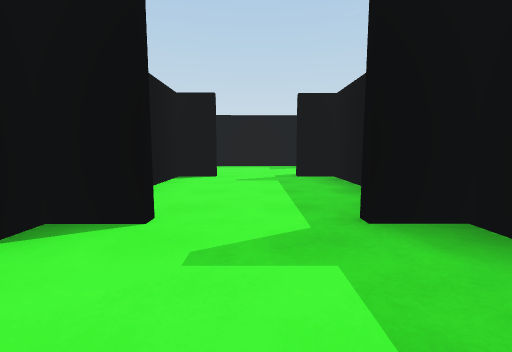
View 1 (above)

24 first-person views from a walk through a scene from a Unity 3-D project. The camera is 1.2 m above the floor, tilts 6° down and sees 90° across. The floor is counted in squares, 2.4 m on a side. Each view is taken from the middle of a square. On the plan, view 1 faces up. The plan holds only what a view shows up to about 9 squares ahead; the rest is blank. The place goes on beyond the plan. The player character is not drawn. Some animated figures are left out. Surface patterns are stand-ins for the level's own textures.

View 2
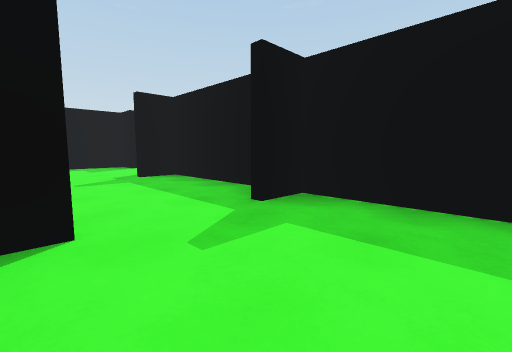

View 3
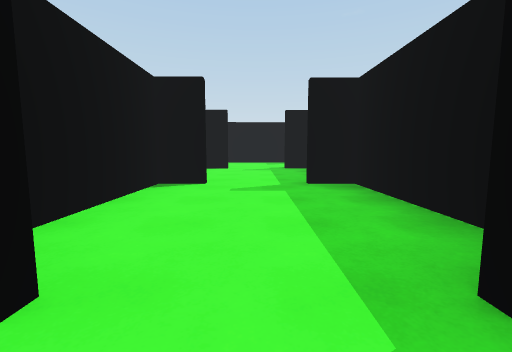

View 4
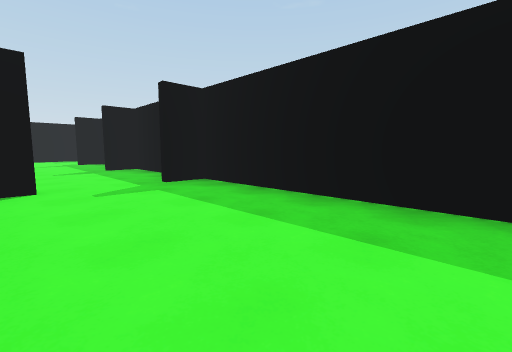

View 5
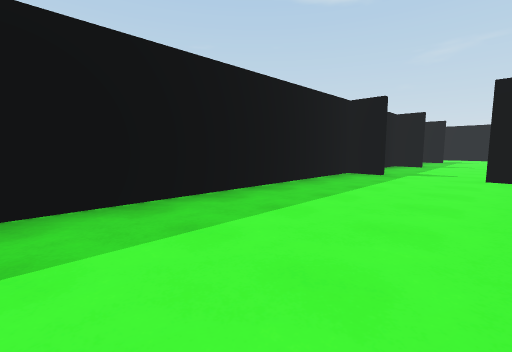

View 6
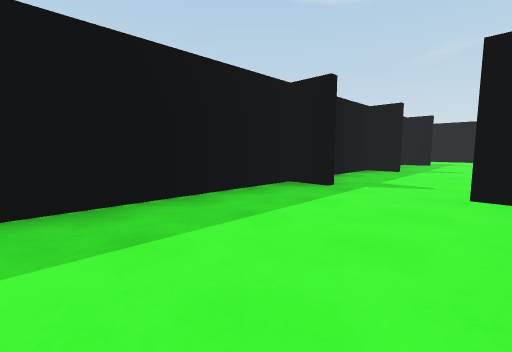

View 7
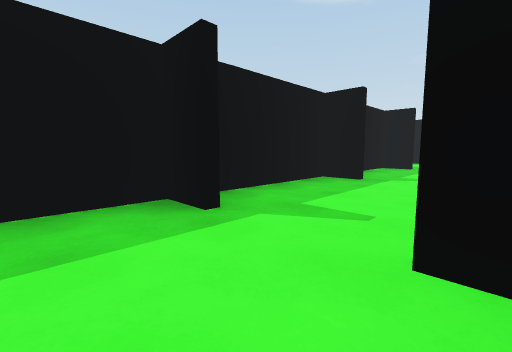

View 8
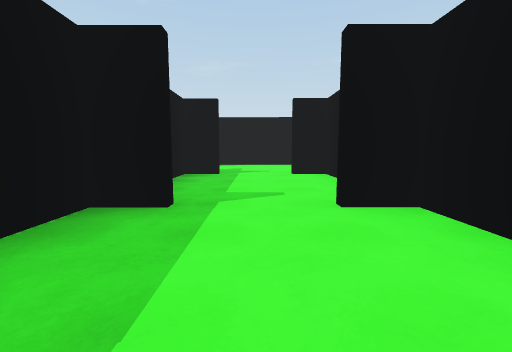

View 9
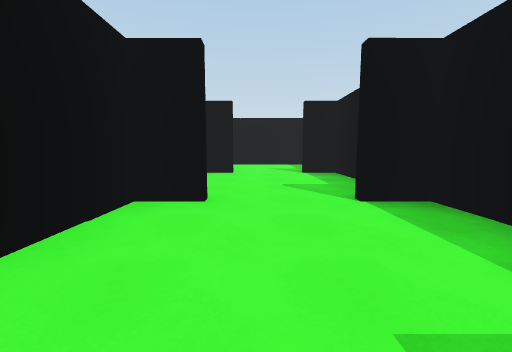

View 10
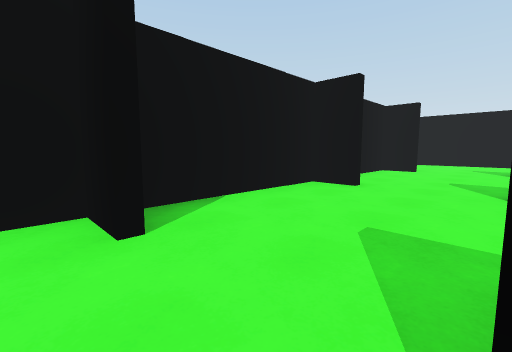

View 11
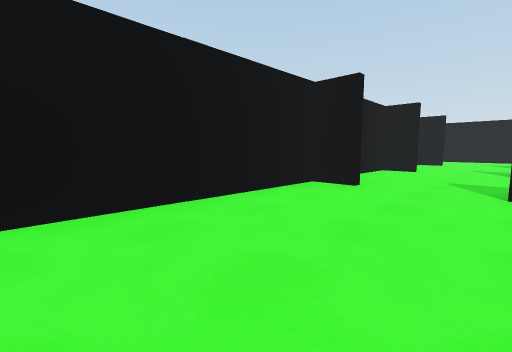

View 12
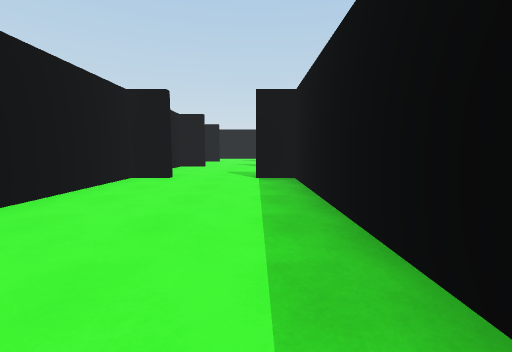

View 13
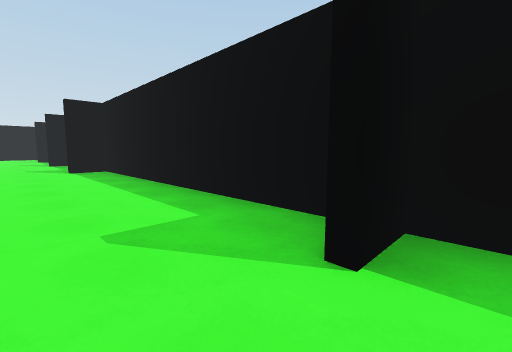

View 14
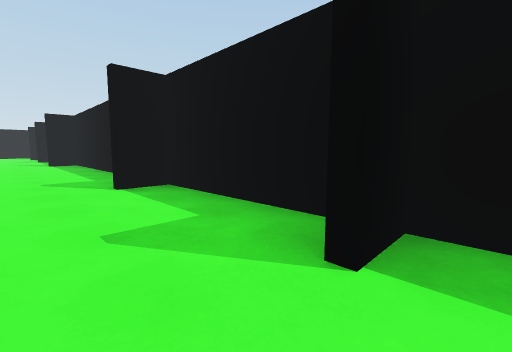

View 15
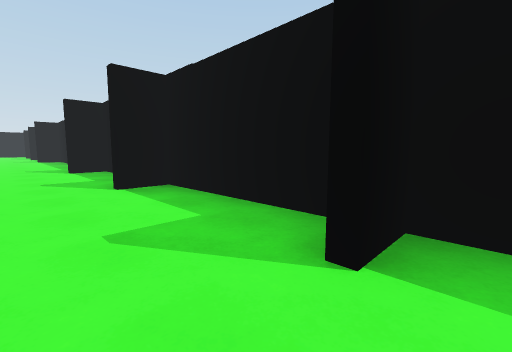

View 16
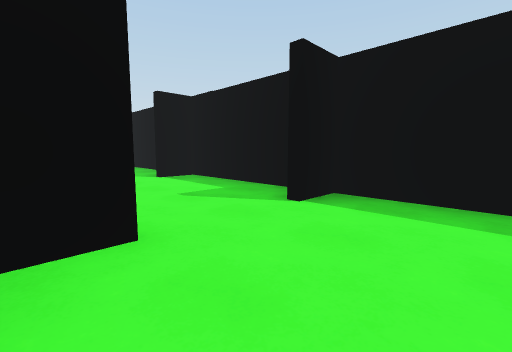

View 17
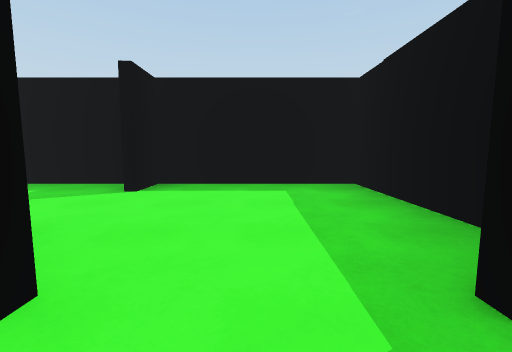

View 18
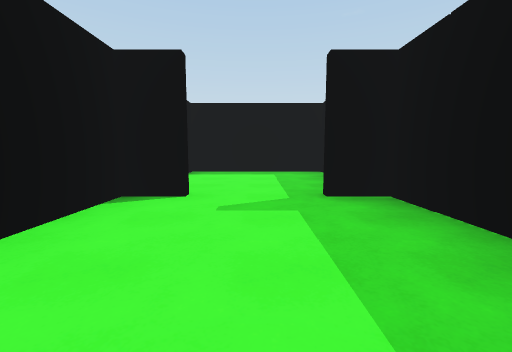

View 19
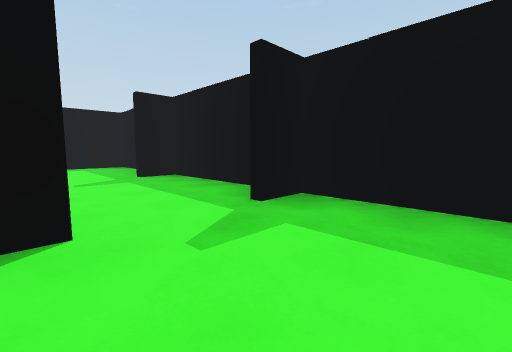

View 20
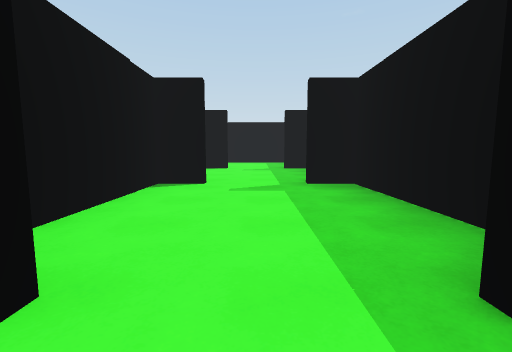

View 21
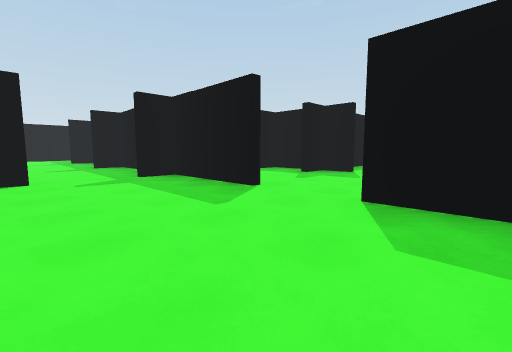

View 22
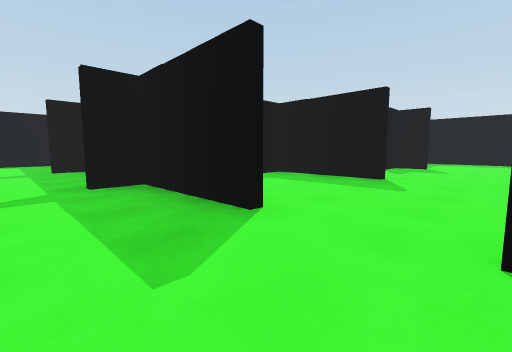

View 23
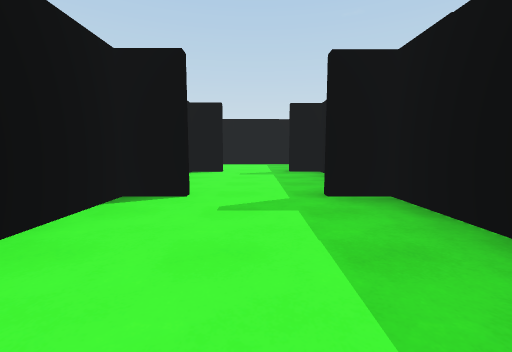

View 24
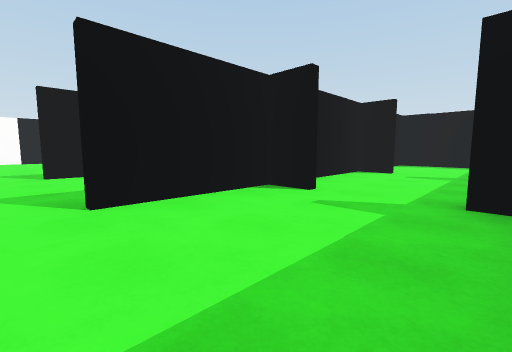

### Floor plan
Key: @ floor where view 1 was taken; # wall or solid block; . floor.
Columns run from 2 left of view 1 to 29 right of it. Each row starts with its distance up from view 1.
  8 #########################
  7 #........#.....#..#.....#
  6 #.......................#
  5 ##.###########     ####.##
  4 #..#               ..#..#
  3  ..#               ..#..#
  2 ##.##             ##.##.##
  1 #..#              #..#..#
  0 #.@#              #..#..#
 -1 ##.##             ##.##.## ##
 -2  ..#              #..#..#..#####
 -3  ..#     #.....#..#..#..#..#...#
 -4  ..#     #.....................#
 -5  ..#                ...........#
 -6  ..#                 #..#
 -7  #.##
 -8  ..#
 -9 #..#
-10 ##.##
-11  ..#
-12  ..#
-13  #.#
-14  ...
-15  ...
-16  ###

Positions as (right, up) in squares from view 1, and headings:
1: (0, 0), facing up
2: (-1, 0), facing up-right
3: (0, -2), facing up
4: (-1, -5), facing up-right
5: (-1, -2), facing down-right
6: (-1, -4), facing down-right
7: (-1, -6), facing down-right
8: (0, -8), facing down
9: (7, 6), facing left
10: (8, 7), facing down-left
11: (11, 7), facing down-left
12: (12, 7), facing left
13: (14, 6), facing up-left
14: (17, 6), facing up-left
15: (20, 6), facing up-left
16: (21, 5), facing up-left
17: (21, 4), facing up
18: (21, 2), facing up
19: (20, 0), facing up-right
20: (21, -2), facing up
21: (20, -6), facing up-right
22: (18, -5), facing up-right
23: (18, -4), facing up
24: (19, -4), facing up-left
